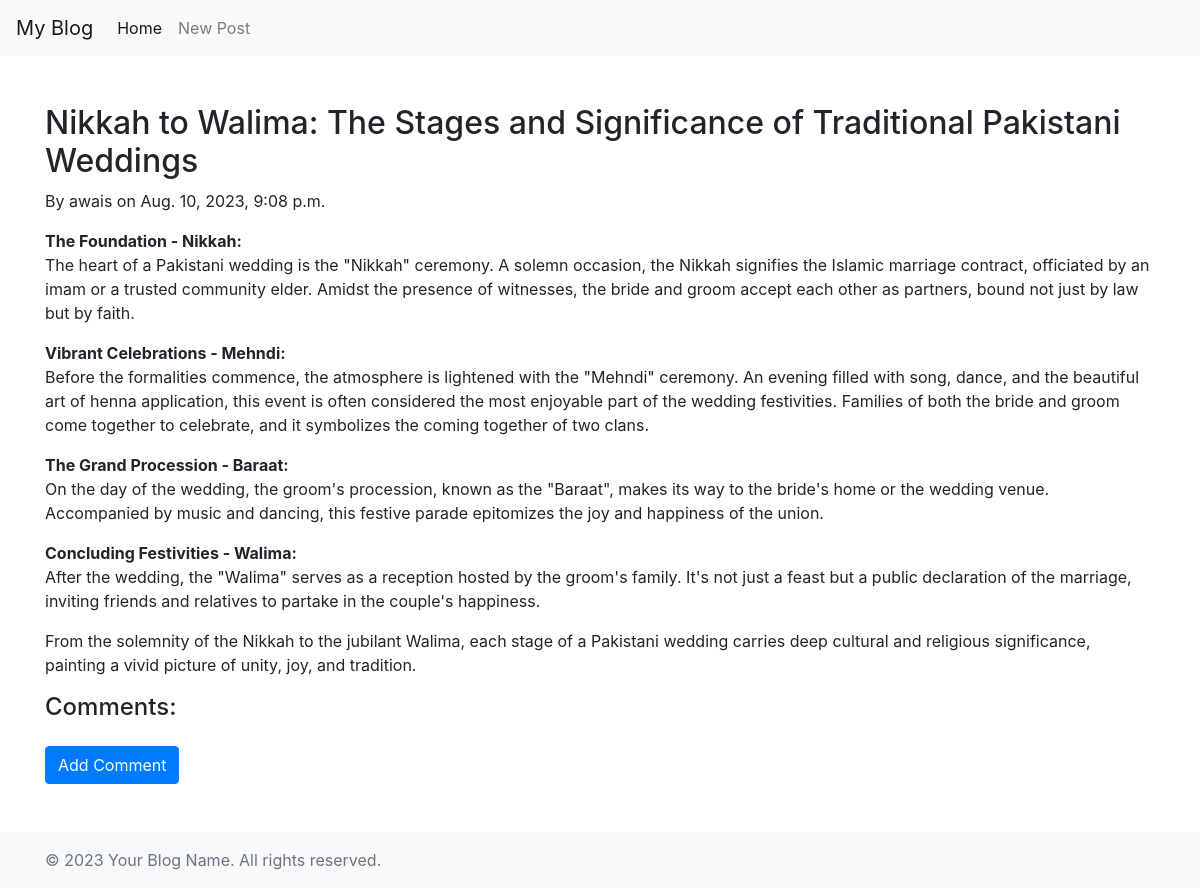
The app's page /post/1/ with its own data.
### blog/models.py (models this page shows, shortened)
class Post(models.Model):
    author = models.ForeignKey(settings.AUTH_USER_MODEL, on_delete=models.CASCADE)
    title = models.CharField(max_length=200)
    text = models.TextField()
    created_date = models.DateTimeField(default=timezone.now)
    published_date = models.DateTimeField(blank=True, null=True)

### blog/views.py (the view)
# urls.py: path('post/<int:pk>/', views.post_detail, name='post_detail'),
def post_detail(request, pk):
    post = get_object_or_404(Post, pk=pk)
    post.text = md.markdown(post.text)
    comments = post.comments.all()
    return render(request, 'blog/post_detail.html', {'post': post, 'comments': comments})

### blog/templates/blog/post_detail.html (shortened to what this page needs)
{% extends "blog/base.html" %}
{% block content %}
<h2>{{ post.title }}</h2>
<p>By {{ post.author.username }} on {{ post.published_date }}</p>
<p>{{ post.text|safe }}</p>
<h4>Comments:</h4>
<a href="{% url 'add_comment' post.pk %}" class="btn btn-primary mt-3">Add Comment</a>
{% endblock %}

### records on screen
Post: title "Nikkah to Walima: The Stages and Significance of Traditional Pakistani Weddings", author.username "awais", published_date "Aug. 10, 2023, 9:08 p.m.", text "The Foundation - Nikkah: The heart of a Pakistani wedding is the \"Nikkah\" ceremony. A solemn occasion, the Nikkah signifies the Islamic marriage contract, officiated by an imam or a trusted community elder. Amidst the presence of witnesses, the bride and groom accept each other as partners, bound not just by law but by faith. Vibrant Celebrations - Mehndi: Before the formalities commence, the atmosphere is lightened with the \"Mehndi\" ceremony. An evening filled with song, dance, and the beautiful art of henna application, this event is often considered the most enjoyable part of the wedding festivities. Families of both the bride and groom come together to celebrate, and it symbolizes the…"
